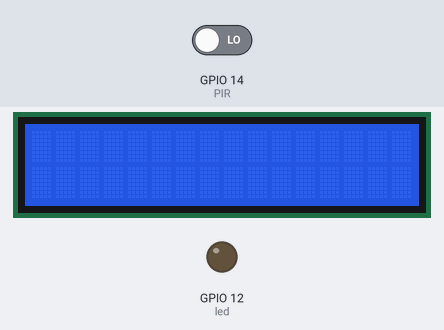
Simulated run of this program. Board: ESP32 board running MicroPython. Shown: 16×2 character LCD, output pins drawn as LEDs (lit = HIGH). Inputs (shaded band) come from the test bench; at power-on: GPIO 14 (PIR) LOW. What the program prints to the serial console is not drawn.

Above: at 1.2 s.
1.3 s: GPIO 14 (PIR) driven HIGH
At 1.9 s:
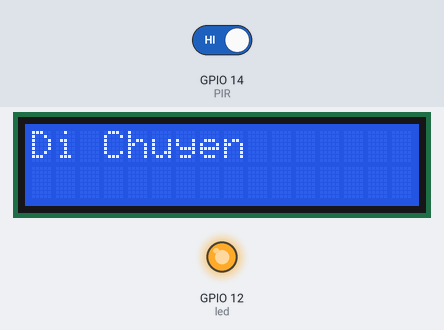
At 5.8 s:
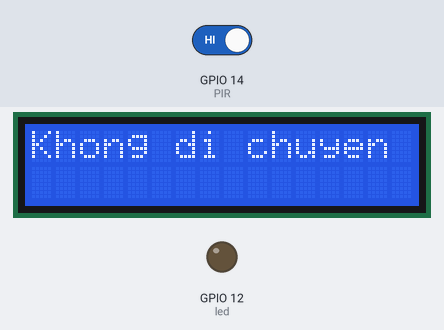
Timing chart, 0 to 7.3 s (numbered marks = the images above; inputs shaded):
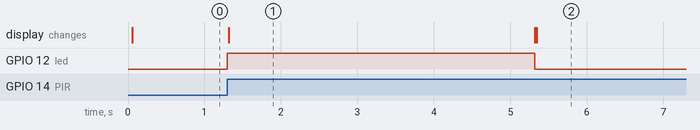

Measured:
- after the input at 1.3 s, GPIO 12 (led): LOW → HIGH at once, → LOW 4.0 s later; the display: changes at once (image 1)
- what the display in image 1 shows lasts 4.0 s, from 1.3 s to 5.3 s

The program:

PIRwithScreen.py
```python
from machine import Pin, I2C
from time import sleep
from i2c_lcd import I2cLcd

isMotion = False

PIR_PIN = 14
LED_PIN = 12
I2C_ADDR = 0x27
i2c = I2C(0, sda=Pin(21), scl=Pin(22), freq=400000)
lcd = I2cLcd(i2c, I2C_ADDR, 2, 16)
lcd.clear()

# GND, Sig, VCC
# You MUST add a pin arg
def handleMotion(pin):
    global isMotion
    isMotion = True

led = Pin(LED_PIN, Pin.OUT)
PIR = Pin(PIR_PIN, Pin.IN)
PIR.irq(trigger = Pin.IRQ_RISING, handler = handleMotion)

while True:
    if isMotion:
        led.value(True)
        print("Motion")
        lcd.clear()
        lcd.move_to(0, 0)
        lcd.putstr("Di Chuyen")
        sleep(4)
        led.value(False)
        print("No Motion")
        lcd.clear()
        lcd.move_to(0, 0)
        lcd.putstr("Khong di chuyen")
        isMotion = False

""" also works
while True:
    if PIR.value() == 1:  # Motion detected
        led.value(True)
        print("Motion detected")
    else:
        led.value(False)
        print("No motion")
    sleep(0.1)  # adjust refresh rate
"""
```
